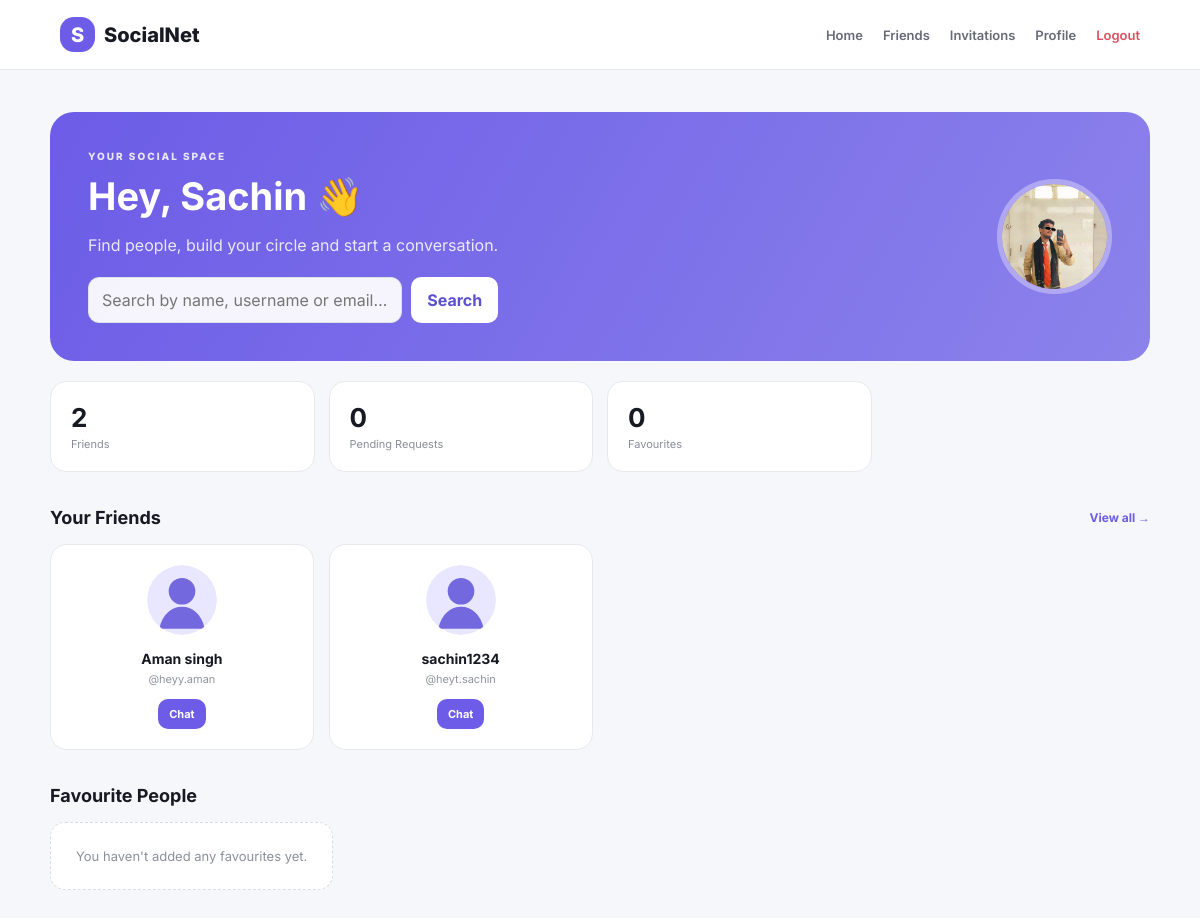
Page /dashboard (signed in) on the committed database.
### tables this page shows
CREATE TABLE users (
    id INTEGER PRIMARY KEY AUTOINCREMENT,
    name TEXT NOT NULL,
    username TEXT NOT NULL COLLATE NOCASE UNIQUE,
    email TEXT NOT NULL COLLATE NOCASE UNIQUE,
    password_hash TEXT NOT NULL,
    bio TEXT DEFAULT '',
    profile_picture TEXT NOT NULL DEFAULT 'default-avatar.svg',
    is_blocked INTEGER NOT NULL DEFAULT 0,
    created_at TEXT NOT NULL DEFAULT CURRENT_TIMESTAMP
);

### app.py (the view)
@app.route("/dashboard")
@login_required
def dashboard():
    con = get_db()
    me = con.execute("SELECT * FROM users WHERE id=?", (session["user_id"],)).fetchone()
    friends = con.execute(
        """SELECT u.* FROM users u JOIN friendships f ON f.friend_id=u.id
           WHERE f.user_id=? ORDER BY u.name""", (session["user_id"],)
    ).fetchall()
    favourites = con.execute(
        """SELECT u.* FROM users u JOIN favourites f ON f.favourite_user_id=u.id
           WHERE f.user_id=? ORDER BY u.name""", (session["user_id"],)
    ).fetchall()
    con.close()
    return render_template("dashboard.html", user=me, friends=friends, favourites=favourites)

### app.py (called while the page is built)
def get_db():
    con = sqlite3.connect(DB_PATH)
    con.row_factory = sqlite3.Row
    con.execute("PRAGMA foreign_keys = ON")
    return con

def login_required(view):
    @wraps(view)
    def wrapped(*args, **kwargs):
        if "user_id" not in session:
            flash("Please log in to continue.", "error")
            return redirect(url_for("login"))
        return view(*args, **kwargs)
    return wrapped

@app.context_processor
def common_context():
    pending = 0
    if "user_id" in session:
        con = get_db()
        pending = con.execute(
            "SELECT COUNT(*) FROM friend_requests WHERE receiver_id=? AND status='pending'",
            (session["user_id"],)
        ).fetchone()[0]
        con.close()
    return {"pending_count": pending, "logged_in": "user_id" in session}

### templates/dashboard.html
{% extends "base.html" %}{% block title %}Home · SocialNet{% endblock %}
{% block content %}<div class="wrap">
<section class="hero-card"><div><p class="eyebrow light">YOUR SOCIAL SPACE</p><h1>Hey, {{ user['name'].split(' ')[0] }} 👋</h1><p>Find people, build your circle and start a conversation.</p><form class="search" action="{{ url_for('search') }}"><input name="q" placeholder="Search by name, username or email…"><button class="btn white">Search</button></form></div><img src="{{ url_for('static', filename='uploads/'+user['profile_picture']) }}"></section>
<div class="quick-grid"><a href="{{ url_for('friends') }}" class="quick"><b>{{ friends|length }}</b><span>Friends</span></a><a href="{{ url_for('requests_page') }}" class="quick"><b>{{ pending_count }}</b><span>Pending Requests</span></a><a href="{{ url_for('friends') }}#favourites" class="quick"><b>{{ favourites|length }}</b><span>Favourites</span></a></div>
<div class="section-title"><h2>Your Friends</h2><a href="{{ url_for('friends') }}">View all →</a></div>
<div class="grid">{% for f in friends[:4] %}<article class="person"><img src="{{ url_for('static', filename='uploads/'+f['profile_picture']) }}"><h3>{{ f['name'] }}</h3><p>@{{ f['username'] }}</p><a class="btn small primary" href="{{ url_for('chat', user_id=f['id']) }}">Chat</a></article>{% else %}<div class="empty">No friends yet. Search for users and send your first invitation.</div>{% endfor %}</div>
<div id="favourites" class="section-title"><h2>Favourite People</h2></div><div class="fav-row">{% for f in favourites %}<a href="{{ url_for('chat', user_id=f['id']) }}" class="fav"><img src="{{ url_for('static', filename='uploads/'+f['profile_picture']) }}"><span>{{ f['name'] }}</span></a>{% else %}<div class="empty">You haven't added any favourites yet.</div>{% endfor %}</div>
</div>{% endblock %}

### static/css/style.css (style rules this page uses)
* { box-sizing:border-box }
body { margin:0;background:#f6f7fb;color:#171923;font-family:Inter,Arial,sans-serif }
a { text-decoration:none;color:inherit }
button,input,textarea { font:inherit }
input,textarea { width:100%;padding:12px 13px;border:1px solid #dfe1e8;border-radius:11px;background:#fff;outline:none }
.eyebrow { font-size:10px;letter-spacing:2px;font-weight:800;color:#6c5ce7;margin:0 0 11px }
.btn { border:0;border-radius:10px;padding:11px 16px;cursor:pointer;font-weight:700;display:inline-block }
.primary { background:#6c5ce7;color:#fff }
.white { background:#fff;color:#5c50d2 }
.wrap,.admin-wrap { max-width:1150px;margin:auto;padding:42px 25px }
.hero-card { border-radius:24px;background:linear-gradient(120deg,#6c5ce7,#8c82eb);color:#fff;padding:38px;display:flex;justify-content:space-between;align-items:center;overflow:hidden }
.hero-card h1 { font-size:38px;margin:0 0 8px }
.hero-card p { opacity:.85 }
.hero-card>img { width:115px;height:115px;object-fit:cover;border-radius:50%;border:5px solid #ffffff55 }
.light { color:#fff }
.search { display:flex;gap:9px;max-width:650px;margin-top:22px }
.search input { background:#ffffffee }
.quick-grid,.admin-stats { display:grid;grid-template-columns:repeat(4,1fr);gap:14px;margin:20px 0 }
.quick,.admin-stats>div { background:#fff;border:1px solid #e8e9ef;border-radius:16px;padding:20px }
.quick b,.admin-stats b { display:block;font-size:26px }
.quick span,.admin-stats span { display:block;font-size:11px;color:#898e99;margin-top:4px }
.section-title { display:flex;align-items:center;justify-content:space-between;margin:35px 0 16px }
.section-title h2 { font-size:18px;margin:0 }
.section-title a { color:#6c5ce7;font-size:12px;font-weight:700 }
.grid { display:grid;grid-template-columns:repeat(4,1fr);gap:15px }
.person { text-align:center;background:#fff;border:1px solid #e8e9ef;border-radius:17px;padding:20px;transition:.2s }
.person>img { width:70px;height:70px;object-fit:cover;border-radius:50%;margin-bottom:8px }
.person h3 { font-size:14px;margin:3px }
.person p { font-size:11px;color:#90949f;margin:5px 0 13px }
.small { padding:8px 11px;font-size:11px }
.fav-row { display:flex;flex-wrap:wrap;gap:10px }
.empty { grid-column:1/-1;background:#fff;border:1px dashed #d9dbe3;padding:25px;border-radius:15px;color:#8b909c;font-size:13px }

### rows in the picture
users: name "Sachin", profile_picture (picture)
users: profile_picture (placeholder picture), name "Aman singh", username "heyy.aman"
users: profile_picture (placeholder picture), name "sachin1234", username "heyt.sachin"

### other values in the picture
{{ friends|length }} "2"
{{ pending_count }} "0"
{{ favourites|length }} "0"
